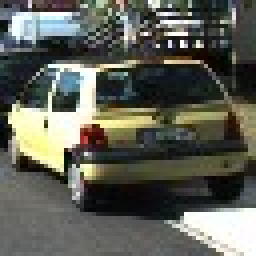
#> input picture img/code.jpg, 64 x 64 px (shown 4 times larger); its folder holds only this picture in this run
$ python -i allFunction.py   (imports and definitions only)   (older library calls are emulated)
#> lines starting #> are read from the running program, lines starting #| are printed output that depends on the picture

# coding: utf-8

# In[1]:


import matplotlib.pyplot as plt
import matplotlib.image as mpimg
import cv2
import numpy as np
import time
import glob
from sklearn import svm
from sklearn.preprocessing import StandardScaler
from skimage.feature import hog
from sklearn.cross_validation  import train_test_split
# But, if you are using scikit-learn >= 0.18 then use this:
# from sklearn.model_selection import train_test_split
from sklearn.model_selection import GridSearchCV
import pickle
from scipy.ndimage.measurements import label


# In[2]:


# [7 lines left out: function convert_color, not called in this run]


# In[3]:


def get_hog_features(img, orient, pix_per_cell, cell_per_block,
                        vis=False, feature_vec=True):
    # Call with two outputs if vis==True
    if vis == True:
        features, hog_image = hog(img, orientations=orient,
                                  pixels_per_cell=(pix_per_cell, pix_per_cell),
                                  cells_per_block=(cell_per_block, cell_per_block),
                                  block_norm= 'L2-Hys',
                                  transform_sqrt=False,
                                  feature_vector=feature_vec)
        return features, hog_image
    # Otherwise call with one output
    else:
        features = hog(img, orientations=orient,
                       pixels_per_cell=(pix_per_cell, pix_per_cell),
                       cells_per_block=(cell_per_block, cell_per_block),
                       block_norm= 'L2-Hys',
                       transform_sqrt=False,
                       feature_vector=feature_vec)
        return features


# In[4]:


def bin_spatial(img, size=(32, 32)):
#> called with size = (32, 32)
    color1 = cv2.resize(img[:,:,0], size).ravel()
#> color1 = 1024 values, max 255 at index 452, min 6 at index 781, mean 94.26
    color2 = cv2.resize(img[:,:,1], size).ravel()
#> color2 = 1024 values, max 255 at index 299, min 5 at index 250, mean 95.88
    color3 = cv2.resize(img[:,:,2], size).ravel()
#> color3 = 1024 values, max 255 at index 66, min 0 at index 250, mean 86.67
    return np.hstack((color1, color2, color3))


# In[5]:


def color_hist(img, nbins=32):    #bins_range=(0, 256)
    # Compute the histogram of the color channels separately
    channel1_hist = np.histogram(img[:,:,0], bins=nbins)
    channel2_hist = np.histogram(img[:,:,1], bins=nbins)
    channel3_hist = np.histogram(img[:,:,2], bins=nbins)
    # Concatenate the histograms into a single feature vector
    hist_features = np.concatenate((channel1_hist[0], channel2_hist[0], channel3_hist[0]))
    # Return the individual histograms, bin_centers and feature vector
    return hist_features


# In[6]:


# Define a single function that can extract features using hog sub-sampling and make predictions
# [132 lines left out: functions find_cars, get_dataset, search_windows, not called in this run]


# In[9]:


# Define a function to extract features from a single image window
# This function is very similar to extract_features()
# just for a single image rather than list of images
def single_img_features(img, color_space='RGB', spatial_size=(32, 32),
                        hist_bins=32, orient=9,
                        pix_per_cell=8, cell_per_block=2, hog_channel=0,
                        spatial_feat=True, hist_feat=True, hog_feat=True):
    #1) Define an empty list to receive features
    img_features = []
    #2) Apply color conversion if other than 'RGB'
    if color_space != 'RGB':
        if color_space == 'HSV':
            feature_image = cv2.cvtColor(img, cv2.COLOR_RGB2HSV)
        elif color_space == 'LUV':
            feature_image = cv2.cvtColor(img, cv2.COLOR_RGB2LUV)
        elif color_space == 'HLS':
            feature_image = cv2.cvtColor(img, cv2.COLOR_RGB2HLS)
        elif color_space == 'YUV':
            feature_image = cv2.cvtColor(img, cv2.COLOR_RGB2YUV)
        elif color_space == 'YCrCb':
            feature_image = cv2.cvtColor(img, cv2.COLOR_RGB2YCrCb)
    else: feature_image = np.copy(img)
    #3) Compute spatial features if flag is set
    if spatial_feat == True:
        spatial_features = bin_spatial(feature_image, size=spatial_size)
#> spatial_features = 3072 values, max 255 at index 452, min 0 at index 2298, mean 92.27
        #4) Append features to list
        img_features.append(spatial_features)
    #5) Compute histogram features if flag is set
    if hist_feat == True:
        hist_features = color_hist(feature_image, nbins=hist_bins)
#> in color_hist, `hist_features = np.concatenate((channel1_hist[0], channel2_hist[0], ch..`: hist_features = 96 values, max 391 at index 63, min 24 at index 52, mean 128
        #6) Append features to list
        img_features.append(hist_features)
    #7) Compute HOG features if flag is set
    if hog_feat == True:
        if hog_channel == 'ALL':
            hog_features = []
            for channel in range(feature_image.shape[2]):
                hog_features.extend(get_hog_features(feature_image[:,:,channel],
                                    orient, pix_per_cell, cell_per_block,
                                    vis=False, feature_vec=True))
        else:
            hog_features = get_hog_features(feature_image[:,:,hog_channel], orient,
                        pix_per_cell, cell_per_block, vis=False, feature_vec=True)
#> in get_hog_features, `features = hog(img, orientations=orient, pixels_per_cell=(pix_per_cell..`: features = 1764 values, max 0.488 at index 1624, min 0 at index 16, mean 0.129
#> in get_hog_features, `features = hog(img, orientations=orient, pixels_per_cell=(pix_per_cell..`:
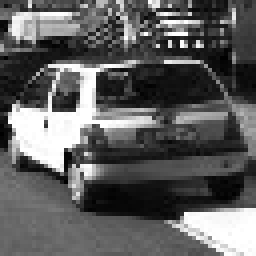
#> img: shape (64, 64) (shown 4 times larger); min 0, max 255, mean 94.1
#> hog_features has the same summary as features in get_hog_features

        #8) Append features to list
        img_features.append(hog_features)

    #9) Return concatenated array of features
    return np.concatenate(img_features)


# In[10]:


# Define a function to draw bounding boxes
# [132 lines left out: functions draw_boxes, slide_window, extract_features, draw_labeled_bbox, not called in this run]

def applay_threshold(heatmap,threshold):
    heatmap[heatmap<=threshold]=0
    return heatmap

# [4 lines left out: function add_heat, not called in this run]

>>> import cv2
>>> picture = cv2.cvtColor(cv2.imread('../img/code.jpg'), cv2.COLOR_BGR2RGB)
>>> result = single_img_features(picture)
#> result = 4932 values, max 391 at index 3135, min 0 at index 2298, mean 60.01

$ run again, on img/1.png
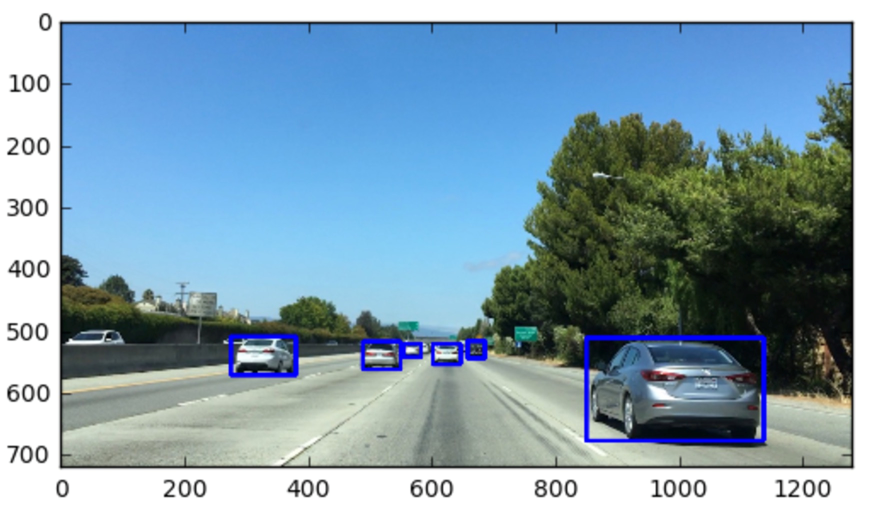
#> input picture img/1.png, 1780 x 1050 px (shown at 1/2 size)
#> color1 = 1024 values, max 255 at index 0, min 0 at index 648, mean 126.7
#> color2 = 1024 values, max 255 at index 0, min 0 at index 648, mean 154.5
#> color3 = 1024 values, max 255 at index 0, min 6 at index 732, mean 174.2
#> spatial_features = 3072 values, max 255 at index 0, min 0 at index 648, mean 151.8
#> in color_hist, `hist_features = np.concatenate((channel1_hist[0], channel2_hist[0], ch..`: hist_features = 96 values, max 419793 at index 95, min 4578 at index 64, mean 58406.2
#> in get_hog_features, `features = hog(img, orientations=orient, pixels_per_cell=(pix_per_cell..`:
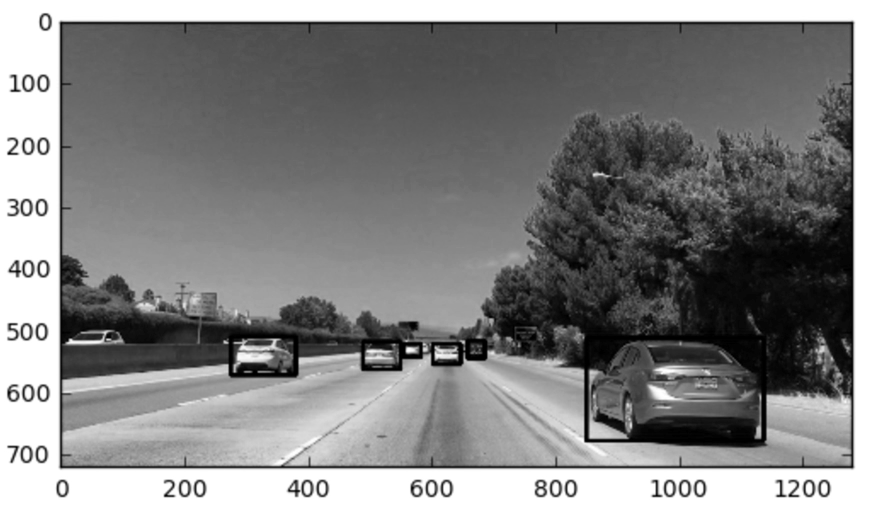
#> img: shape (1050, 1780) (shown at 1/2 size); min 0, max 255, mean 135.6

$ run again, on img/10.png
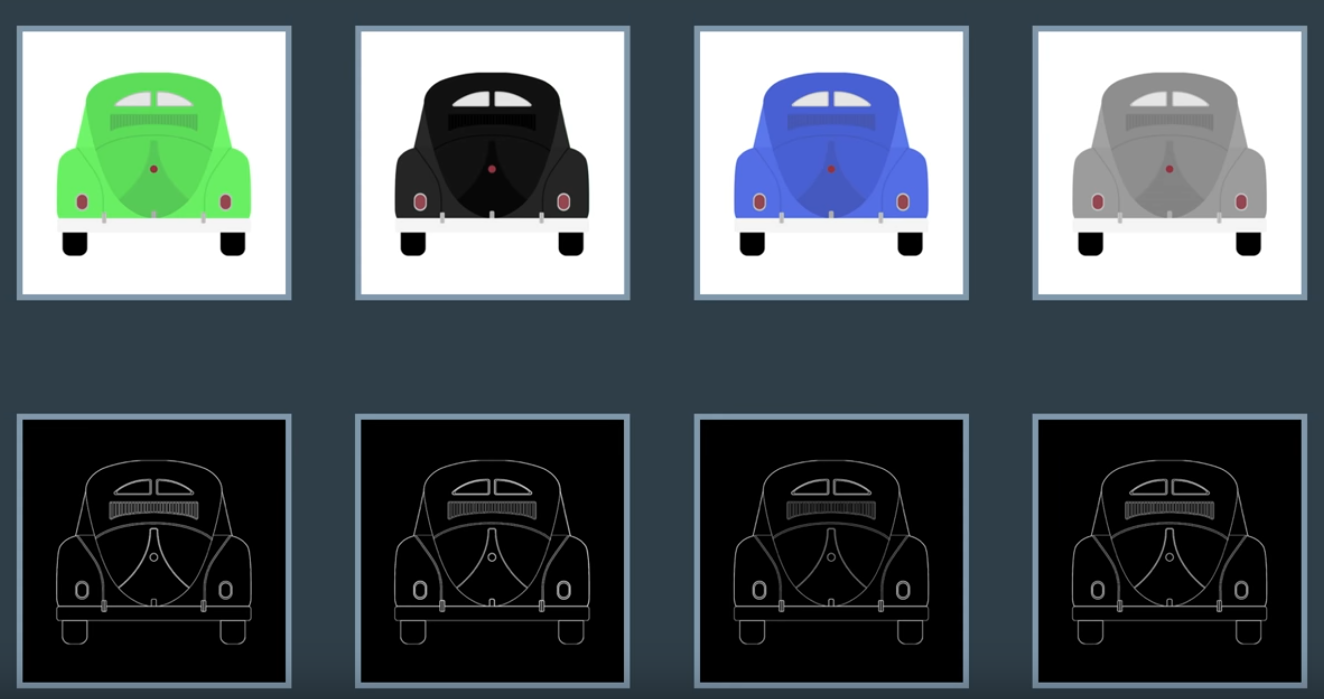
#> input picture img/10.png, 1324 x 699 px
#> color1 = 1024 values, max 255 at index 65, min 0 at index 357, mean 84.33
#> color2 = 1024 values, max 255 at index 65, min 0 at index 357, mean 94.93
#> color3 = 1024 values, max 255 at index 65, min 0 at index 357, mean 99.33
#> spatial_features = 3072 values, max 255 at index 65, min 0 at index 357, mean 92.86
#> in color_hist, `hist_features = np.concatenate((channel1_hist[0], channel2_hist[0], ch..`: hist_features = 96 values, max 303560 at index 5, min 485 at index 26, mean 28921.1
#> in get_hog_features, `features = hog(img, orientations=orient, pixels_per_cell=(pix_per_cell..`:
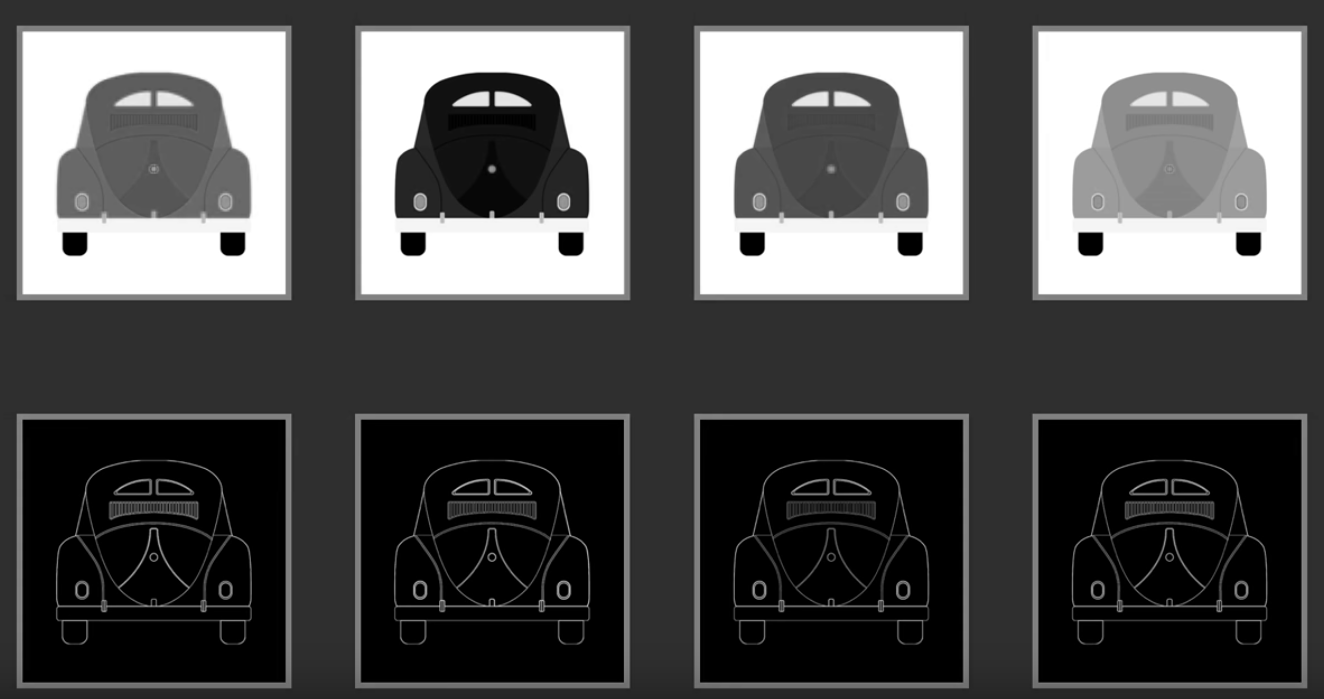
#> img: shape (699, 1324); min 0, max 255, mean 83.4

$ run again, on img/11.png
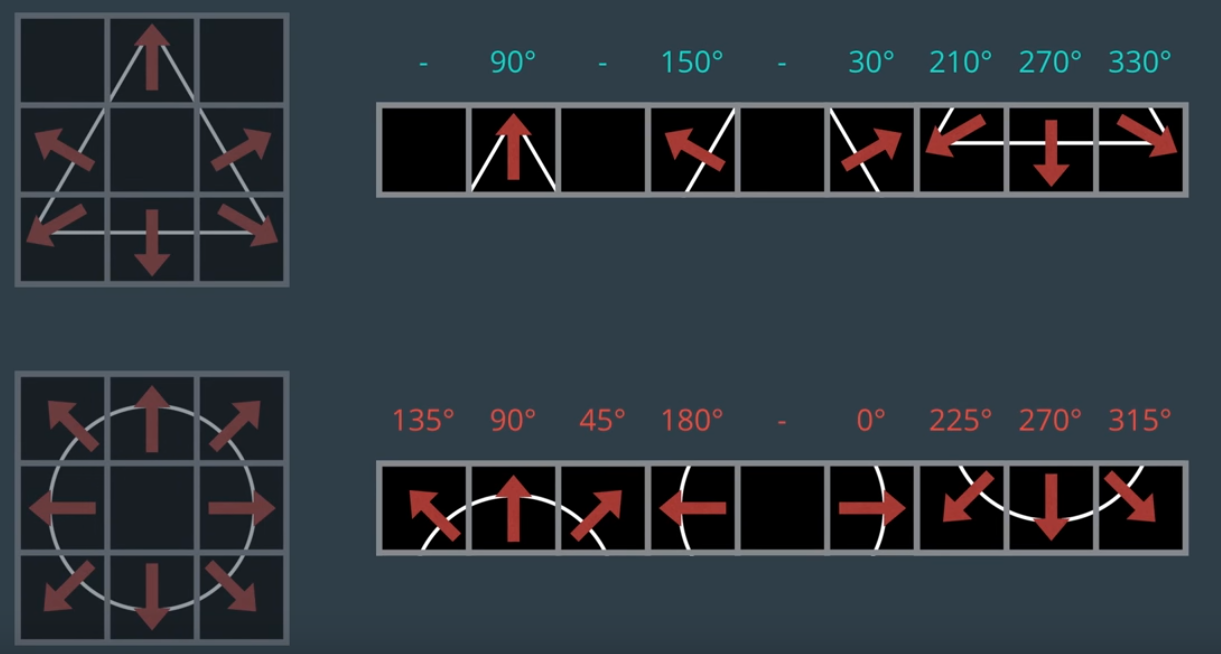
#> input picture img/11.png, 1221 x 654 px
#> color1 = 1024 values, max 206 at index 780, min 0 at index 170, mean 46.94
#> color2 = 1024 values, max 206 at index 780, min 0 at index 170, mean 54.89
#> color3 = 1024 values, max 206 at index 780, min 0 at index 170, mean 61.97
#> spatial_features = 3072 values, max 206 at index 780, min 0 at index 170, mean 54.6
#> in color_hist, `hist_features = np.concatenate((channel1_hist[0], channel2_hist[0], ch..`: hist_features = 96 values, max 500045 at index 39, min 115 at index 89, mean 24954.2
#> in get_hog_features, `features = hog(img, orientations=orient, pixels_per_cell=(pix_per_cell..`:
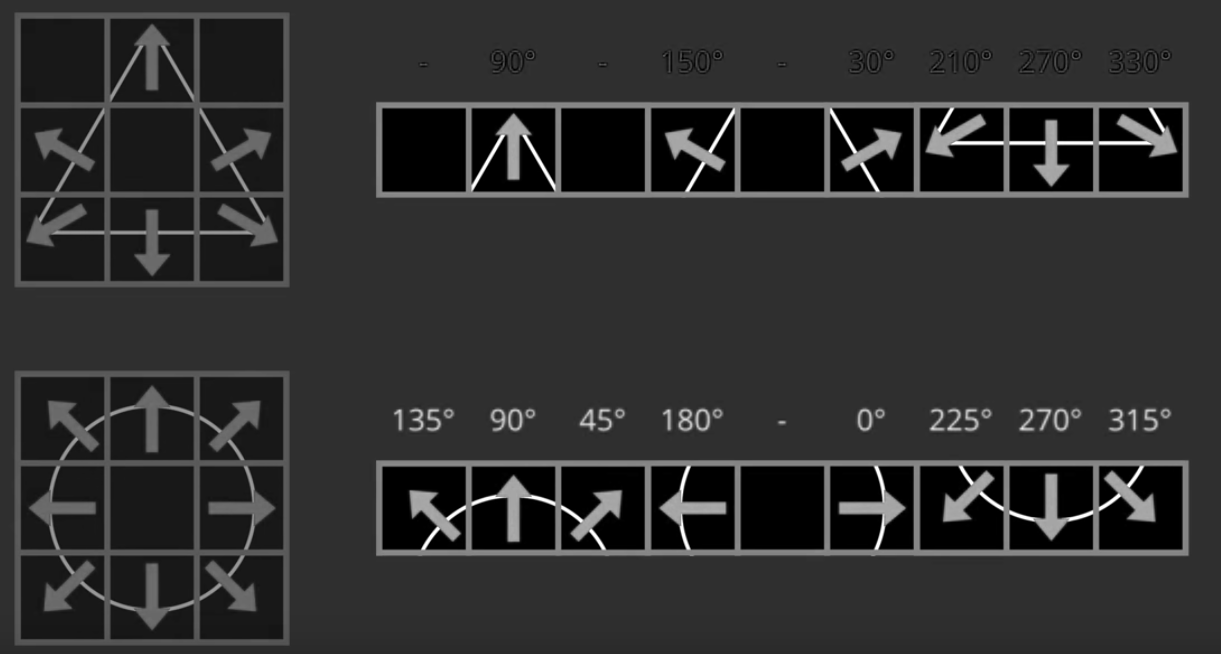
#> img: shape (654, 1221); min 0, max 255, mean 46.8
